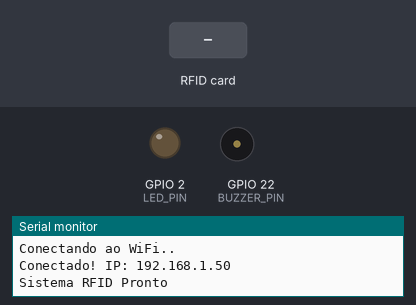
Simulated run of this sketch. Board: ESP32. On the bench: output pins drawn as LEDs (lit = HIGH), buzzer (waves = sounding), the last lines printed to the serial monitor. The inputs (shaded band) are chosen by the test bench. WiFi joins after 1.5 s; servers stay silent unless stated; uploads are accepted with an empty reply.

Above: at 3.2 s.
3.3 s: RFID card 5E 7A 19 C4 held to the reader
At 3.66 s:
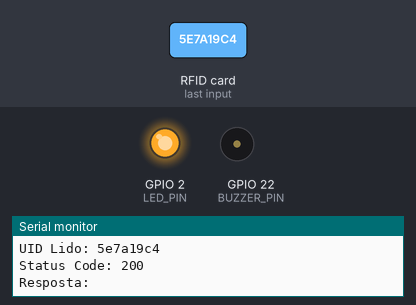
Timing chart, 0 to 6.3 s (numbered marks = the images above; inputs shaded):
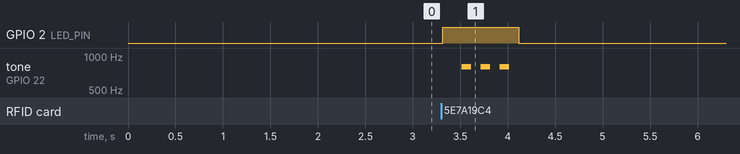

The sketch:

Leitor_RFID.ino
```cpp
#include <SPI.h>
#include <MFRC522.h>
#include <WiFi.h>
#include <HTTPClient.h>

// Configurações do WiFi
const char* ssid = "NOME_DA_REDE_WIFI";
const char* password = "SENHA";

// Configurações do servidor Django
const String serverUrl = "ENDERECO_IP_DO_ENDPOINT";

// Configurações de hardware
#define SS_PIN    5   // RFID SDA
#define RST_PIN  21   // RFID RST
#define BUZZER_PIN 22 // Buzzer passivo
#define LED_PIN   2   // LED interno para feedback

MFRC522 rfid(SS_PIN, RST_PIN);

void setup() {
  Serial.begin(115200);
  SPI.begin();
  rfid.PCD_Init();
  pinMode(BUZZER_PIN, OUTPUT);
  pinMode(LED_PIN, OUTPUT);

  connectWiFi();
  Serial.println("Sistema RFID Pronto");
}

void loop() {
  // Verifica conexão WiFi
  if (WiFi.status() != WL_CONNECTED) {
    connectWiFi();
  }

  // Verifica nova leitura de cartão
  if (!rfid.PICC_IsNewCardPresent() || !rfid.PICC_ReadCardSerial()) {
    return;
  }

  digitalWrite(LED_PIN, HIGH);
  String tagUID = getTagUID();
  Serial.print("UID Lido: ");
  Serial.println(tagUID);

  // Envia para o servidor
  String response = sendToServer(tagUID);
  handleServerResponse(response);

  rfid.PICC_HaltA();
  rfid.PCD_StopCrypto1();
  digitalWrite(LED_PIN, LOW);
  delay(1000); // Delay para evitar leituras múltiplas
}

// Função para conectar/reconectar ao WiFi
void connectWiFi() {
  WiFi.begin(ssid, password);
  Serial.print("Conectando ao WiFi");
  while (WiFi.status() != WL_CONNECTED) {
    Serial.print(".");
    delay(1000);
  }
  Serial.println("\nConectado! IP: " + WiFi.localIP().toString());
}

// Gera o UID da tag em formato string
String getTagUID() {
  String uid = "";
  for (byte i = 0; i < rfid.uid.size; i++) {
    uid += String(rfid.uid.uidByte[i], HEX);
  }
  return uid;
}

// Envia dados para o servidor
String sendToServer(String tagUID) {
  HTTPClient http;
  http.begin(serverUrl);
  http.addHeader("Content-Type", "application/json");

  String payload = "{\"tag_uid\":\"" + tagUID + "\"}";
  int httpCode = http.POST(payload);
  String response = http.getString();

  Serial.print("Status Code: ");
  Serial.println(httpCode);
  Serial.print("Resposta: ");
  Serial.println(response);

  http.end();
  return response;
}

// Controla o buzzer baseado na resposta
void handleServerResponse(String response) {
  if (response.indexOf("entry_registered") != -1) {
    // Entrada registrada - tom alto
    playTone(1500, 200);
    playTone(2000, 200);
  } else if (response.indexOf("exit_registered") != -1) {
    // Saída registrada - tom baixo
    playTone(1000, 200);
    playTone(500, 200);
  } else {
    // Erro - tom intermitente
    for(int i=0; i<3; i++) {
      playTone(800, 100);
      delay(100);
    }
  }
}

// Toca um tom no buzzer passivo
void playTone(int frequency, int duration) {
  tone(BUZZER_PIN, frequency, duration);
  delay(duration);
  noTone(BUZZER_PIN);
}
```

Measured:
- after the input at 3.3 s, GPIO 2 (LED_PIN): LOW → HIGH at once, → LOW 0.80 s later; tone on GPIO 22 (BUZZER_PIN): alternates 800 Hz for 0.10 s and silent for 0.10 s, 6 changes in all, then stays silent, starting after 0.22 s
